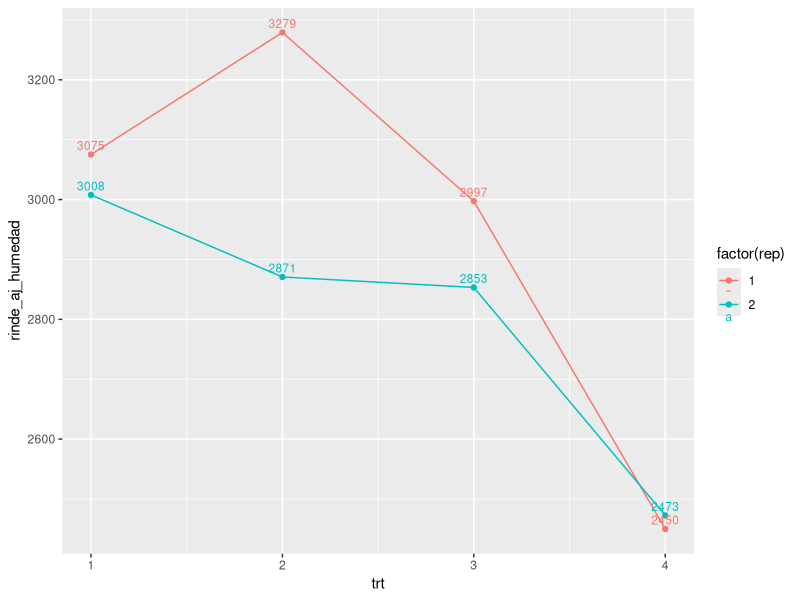
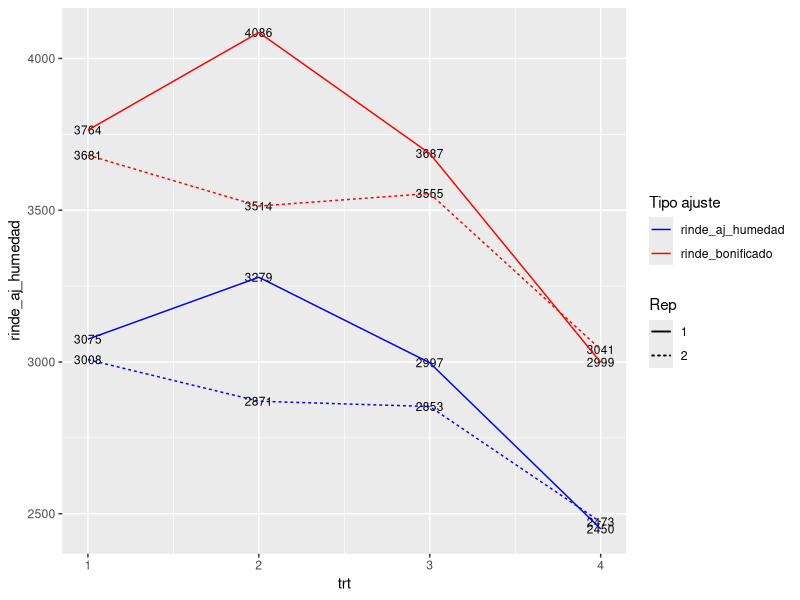

Generate these figures, in order, with R:
# Hoja de cálculo de verifiación de cálculos
# https://docs.google.com/spreadsheets/d/1WqLNuOCriRdXaND7xF3OZL939WaaJl_Iy-kzc6jmoOo/edit?usp=sharing

library(tidyverse)
dat <- tibble::tribble(
  ~trt, ~rep, ~rinde_cosecha, ~humedad_a_cosecha, ~aceite_porc,
  1,    1,           3011,                9.1,         53.2,
  2,    1,           3200,                8.8,         54.3,
  3,    1,           3004,               11.2,         53.5,
  4,    1,           2450,                 11,         53.2,
  2,    2,           2900,               11.9,         53.2,
  3,    2,           2850,               10.9,         54.3,
  4,    2,           2467,               10.8,         53.5,
  1,    2,           3001,               10.8,         53.2
)


ajustar_por_humedad <- function(rinde_cosecha, humedad_a_cosecha, hum_recibo){
  agua = rinde_cosecha*humedad_a_cosecha/100
  rinde_seco = rinde_cosecha - agua 
  rinde_aj_comercial = rinde_seco/(1-hum_recibo/100)
  print(rinde_aj_comercial)
}

dat %>% 
  mutate(rinde_aj_humedad = ajustar_por_humedad(rinde_cosecha, humedad_a_cosecha, hum_recibo=11))

ajustar_por_aceite <- function(rinde_aj_humedad, aceite_porcen){
  bonificacion = 1+((aceite_porcen-42)*2)/100
  rinde_bonificado = rinde_aj_humedad * bonificacion
  print(rinde_bonificado)
}

dat <- dat %>% 
  mutate(rinde_aj_humedad = ajustar_por_humedad(rinde_cosecha, humedad_a_cosecha, hum_recibo=11),
         rinde_bonificado = ajustar_por_aceite(rinde_aj_humedad, aceite_porc))
dat %>%
 ggplot() + 
  aes(x =trt, y = rinde_aj_humedad, group=factor(rep), col=factor(rep)) + 
  geom_point() + 
  geom_line() + 
  stat_summary(fun=mean, aes(label=round(after_stat(y))), geom="text", size=3, vjust=-.5) 

dat %>%
  ggplot() + 
  aes(x=trt, group=factor(rep), linetype=factor(rep)) + 
  stat_summary(fun=mean, aes(y = rinde_aj_humedad, label=round(after_stat(y))), geom="text", size=3) + 
  stat_summary(fun=mean, aes(y = rinde_aj_humedad, color="rinde_aj_humedad"), geom="line") + 
  stat_summary(fun=mean, aes(y = rinde_bonificado, label=round(after_stat(y))), geom="text", size=3)  + 
  stat_summary(fun=mean, aes(y = rinde_bonificado, color="rinde_bonificado"), geom="line") +
  scale_color_manual(name='Tipo ajuste',
                     breaks=c("rinde_aj_humedad", "rinde_bonificado"),
                     values=c('rinde_aj_humedad'='blue', 'rinde_bonificado'='red')) + 
  labs(linetype="Rep")
